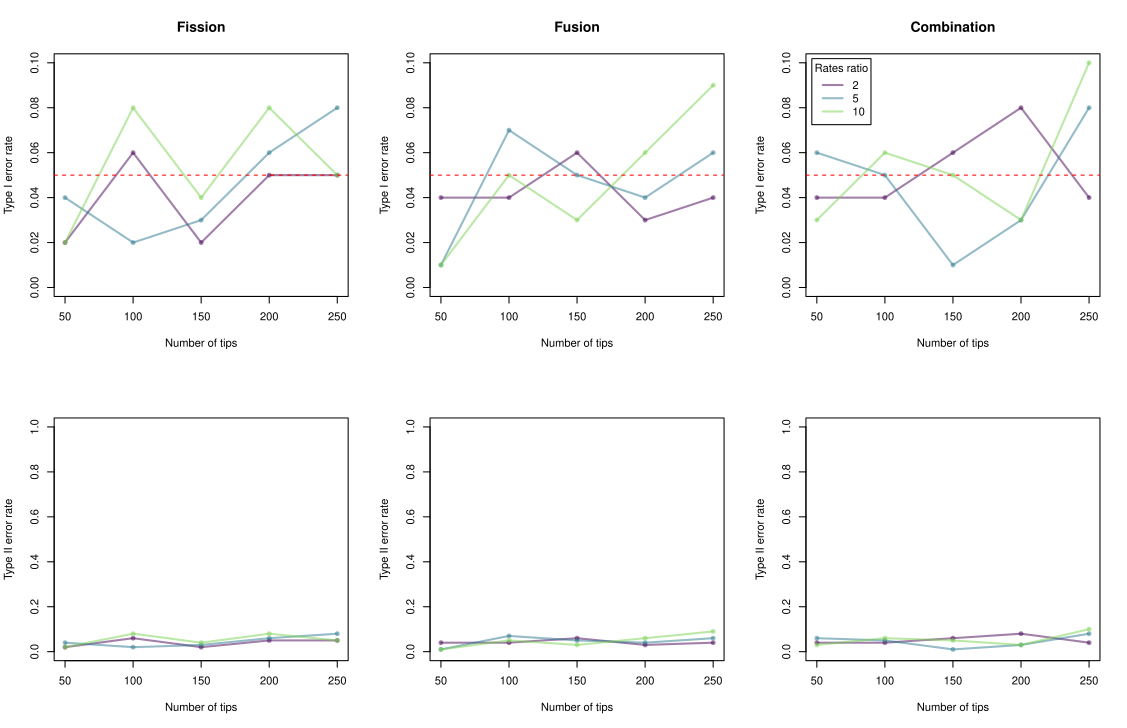

This chart was generated by the following R code:
# Terrence Sylvester
# pradakshanas@gmail.com
# 10 January 2022

# load libraries
library(coda)
library(stringr)

#### calculate significance ####
# get the list of files
files <- dir("../results/post.burnin/")
# only keep files that we want
files <- files[grep("post.burnin", files)]
files <- files[grep(paste("condition.3", sep = ""), files)]
# container to store p values
Sigtab <- as.data.frame(matrix(data = NA,
                               nrow = 15,
                               ncol = 6))
colnames(Sigtab) <- c("condition", "ntip","rr", "FissionSignificance", "FusionSignificance", "MeanRateSignificance")
# this will be used to get the post burnin from each MCMC run
pb.seq <- seq(from = 1, to = 5000, by = 50)
# read in data
for(i in 1:length(files)){
  dat <- read.csv(paste("../results/post.burnin/", files[i], sep = ""))
  # make tables to hold rates in each simulation
  tab <- as.data.frame(matrix(data = NA, nrow = 100, ncol = 3))
  # label columns
  colnames(tab) <- c("FissionPassZero", "FusionPassZero", "MeanRatepassZero")
  for(j in 1:100){
    # fission
    # calculate HPD interval
    HPD.fis <- HPDinterval(as.mcmc(dat$asc2[pb.seq[j]:(pb.seq[j] + 49)] - dat$asc1[pb.seq[j]:(pb.seq[j] + 49)]))
    if(HPD.fis[1] < 0 & HPD.fis[2] > 0){
      tab$FissionPassZero[j] <- 0
    }else{
      tab$FissionPassZero[j] <- 1
    }
    # fusion
    # calculate HPD interval
    HPD.fus <- HPDinterval(as.mcmc(dat$desc2[pb.seq[j]:(pb.seq[j] + 49)] - dat$desc1[pb.seq[j]:(pb.seq[j] + 49)]))
    if(HPD.fus[1] < 0 & HPD.fus[2] > 0){
      tab$FusionPassZero[j] <- 0
    }else{
      tab$FusionPassZero[j] <- 1
    }
    # combined
    # calculate HPD interval
    HPD.comb <- HPDinterval(as.mcmc((dat$asc2[pb.seq[j]:(pb.seq[j] + 49)] + dat$desc2[pb.seq[j]:(pb.seq[j] + 49)])/2  - (dat$asc1[pb.seq[j]:(pb.seq[j] + 49)] + dat$desc1[pb.seq[j]:(pb.seq[j] + 49)])/2))
    if(HPD.comb[1] < 0 & HPD.comb[2] > 0){
      tab$MeanRatepassZero[j] <- 0
    }else{
      tab$MeanRatepassZero[j] <- 1
    }
  }
  
  Sigtab$condition[i] <- as.numeric(str_replace_all(files[i], c("post.burnin." = "",
                                                                "tree50." = "",
                                                                "tree100." = "",
                                                                "tree150." = "",
                                                                "tree200." = "",
                                                                "tree250." = "",
                                                                "condition." = "",
                                                                ".rr.2.csv" = "",
                                                                ".rr.5.csv" = "",
                                                                ".rr.10.csv" = "")))
  
  Sigtab$ntip[i] <- as.numeric(str_replace_all(files[i], c("post.burnin." = "",
                                                           "condition.1." = "",
                                                           "condition.2." = "",
                                                           "condition.3." = "",
                                                           "condition.4." = "",
                                                           "condition.5." = "",
                                                           "condition.6." = "",
                                                           "tree" = "",
                                                           ".rr.2.csv" = "",
                                                           ".rr.5.csv" = "",
                                                           ".rr.10.csv" = "")))
  
  Sigtab$rr[i] <- as.numeric(str_replace_all(files[i], c("post.burnin." = "",
                                                         "condition.1." = "",
                                                         "condition.2." = "",
                                                         "condition.3." = "",
                                                         "condition.4." = "",
                                                         "condition.5." = "",
                                                         "condition.6." = "",
                                                         "tree50." = "",
                                                         "tree100." = "",
                                                         "tree150." = "",
                                                         "tree200." = "",
                                                         "tree250." = "",
                                                         "rr." = "",
                                                         ".csv" = "")))
  
  Sigtab$FissionSignificance[i] <- sum(tab$FissionPassZero) / 100
  Sigtab$FusionSignificance[i] <- sum(tab$FusionPassZero) / 100
  Sigtab$MeanRateSignificance[i] <- sum(tab$MeanRatepassZero) / 100
}
# re order ptab by tip number
Sigtab <- Sigtab[order(Sigtab$ntip),]
# keep onlu SigTab
rm(list = ls()[-c(which(ls() == "Sigtab"))]) 

#### calculate power ####
# get the list of files
files <- dir("../results/post.burnin/")
# only keep files that we want
files <- files[grep("post.burnin", files)]
files <- files[grep(paste("condition.3", sep = ""), files)]
# container to store p values
Ptab <- as.data.frame(matrix(data = NA,
                             nrow = 15,
                             ncol = 6))
colnames(Ptab) <- c("condition", "ntip","rr", "FissionSignificance", "FusionSignificance", "MeanRateSignificance")
# this will be used to get the post burnin from each MCMC run
pb.seq <- seq(from = 1, to = 5000, by = 50)
# read in data
for(i in 1:length(files)){
  dat <- read.csv(paste("../results/post.burnin/", files[i], sep = ""))
  # make tables to hold rates in each simulation
  tab <- as.data.frame(matrix(data = NA, nrow = 100, ncol = 3))
  # label columns
  colnames(tab) <- c("FissionPassZero", "FusionPassZero", "MeanRatepassZero")
  for(j in 1:100){
    # fission
    # calculate HPD interval
    HPD.fis <- HPDinterval(as.mcmc(dat$asc2[pb.seq[j]:(pb.seq[j] + 49)] - dat$asc1[pb.seq[j]:(pb.seq[j] + 49)]))
    if(HPD.fis[1] < 0 & HPD.fis[2] > 0){
      tab$FissionPassZero[j] <- 0
    }else{
      tab$FissionPassZero[j] <- 1
    }
    # fusion
    # calculate HPD interval
    HPD.fus <- HPDinterval(as.mcmc(dat$desc2[pb.seq[j]:(pb.seq[j] + 49)] - dat$desc1[pb.seq[j]:(pb.seq[j] + 49)]))
    if(HPD.fus[1] < 0 & HPD.fus[2] > 0){
      tab$FusionPassZero[j] <- 0
    }else{
      tab$FusionPassZero[j] <- 1
    }
    # combined
    # calculate HPD interval
    HPD.comb <- HPDinterval(as.mcmc((dat$asc2[pb.seq[j]:(pb.seq[j] + 49)] + dat$desc2[pb.seq[j]:(pb.seq[j] + 49)])/2  - (dat$asc1[pb.seq[j]:(pb.seq[j] + 49)] + dat$desc1[pb.seq[j]:(pb.seq[j] + 49)])/2))
    if(HPD.comb[1] < 0 & HPD.comb[2] > 0){
      tab$MeanRatepassZero[j] <- 0
    }else{
      tab$MeanRatepassZero[j] <- 1
    }
  }
  
  Ptab$condition[i] <- as.numeric(str_replace_all(files[i], c("post.burnin." = "",
                                                              "tree50." = "",
                                                              "tree100." = "",
                                                              "tree150." = "",
                                                              "tree200." = "",
                                                              "tree250." = "",
                                                              "condition." = "",
                                                              ".rr.2.csv" = "",
                                                              ".rr.5.csv" = "",
                                                              ".rr.10.csv" = "")))
  
  Ptab$ntip[i] <- as.numeric(str_replace_all(files[i], c("post.burnin." = "",
                                                         "condition.1." = "",
                                                         "condition.2." = "",
                                                         "condition.3." = "",
                                                         "condition.4." = "",
                                                         "condition.5." = "",
                                                         "condition.6." = "",
                                                         "tree" = "",
                                                         ".rr.2.csv" = "",
                                                         ".rr.5.csv" = "",
                                                         ".rr.10.csv" = "")))
  
  Ptab$rr[i] <- as.numeric(str_replace_all(files[i], c("post.burnin." = "",
                                                       "condition.1." = "",
                                                       "condition.2." = "",
                                                       "condition.3." = "",
                                                       "condition.4." = "",
                                                       "condition.5." = "",
                                                       "condition.6." = "",
                                                       "tree50." = "",
                                                       "tree100." = "",
                                                       "tree150." = "",
                                                       "tree200." = "",
                                                       "tree250." = "",
                                                       "rr." = "",
                                                       ".csv" = "")))
  
  Ptab$FissionSignificance[i] <- sum(tab$FissionPassZero) / 100
  Ptab$FusionSignificance[i] <- sum(tab$FusionPassZero) / 100
  Ptab$MeanRateSignificance[i] <- sum(tab$MeanRatepassZero) / 100
}
# re order ptab by tip number
Ptab <- Ptab[order(Ptab$ntip),]
# keep onlu SigTab and Ptab
rm(list = ls()[-c(which(ls() %in% c("Sigtab", "Ptab")))]) 
# plot
{
  par(mfrow = c(2,3))
  #set colours and point types
  col <- viridis::viridis(3, alpha = 0.5, end = 0.8)
  
  ## Type I error rate Fission
  plot(x = NULL,
       y = NULL,
       xlim = c(50,250),
       ylim = c(0,0.1),
       ylab = "Type I error rate",
       xlab = "Number of tips",
       main = "Fission") 
  
  for(i in 1:3){
    # plot condition 2
    lines(x = Sigtab$ntip[Sigtab$rr == sort(unique(Sigtab$rr))[i]],
          y = Sigtab$FissionSignificance[Sigtab$rr == sort(unique(Sigtab$rr))[i]],
          pch = 16,
          type = "o", lwd = 2,
          col = col[i])
    
  }
  # add 0.05 p value cut off
  abline(h = 0.05, col = "red", lty = 2)
  
  ## Type I error rate Fusion
  plot(x = NULL,
       y = NULL,
       xlim = c(50,250),
       ylim = c(0,0.1),
       ylab = "Type I error rate",
       xlab = "Number of tips",
       main = "Fusion") 
  
  for(i in 1:3){
    # plot condition 2
    lines(x = Sigtab$ntip[Sigtab$rr == sort(unique(Sigtab$rr))[i]],
          y = Sigtab$FusionSignificance[Sigtab$rr == sort(unique(Sigtab$rr))[i]],
          pch = 16,
          type = "o", lwd = 2,
          col = col[i])
    
  }
  # add 0.05 p value cut off
  abline(h = 0.05, col = "red", lty = 2)
  
  ## Type I error rate MeanRateCombined
  plot(x = NULL,
       y = NULL,
       xlim = c(50,250),
       ylim = c(0,0.1),
       ylab = "Type I error rate",
       xlab = "Number of tips",
       main = "Combination") 
  
  for(i in 1:3){
    # plot condition 2
    lines(x = Sigtab$ntip[Sigtab$rr == sort(unique(Sigtab$rr))[i]],
          y = Sigtab$MeanRateSignificance[Sigtab$rr == sort(unique(Sigtab$rr))[i]],
          pch = 16,
          type = "o", lwd = 2,
          col = col[i])
    
  }
  # add legend
  legend("topleft",inset=.02,
         legend=c("2",
                  "5",
                  "10"),
         col=col, 
         lty=1,
         cex=1,
         lwd = 2,title = "Rates ratio")
  
  # add 0.05 p value cut off
  abline(h = 0.05, col = "red", lty = 2)
  
  ## Type II error rate fission
  plot(x = NULL,
       y = NULL,
       xlim = c(50,250),
       ylim = c(0,1),
       ylab = "Type II error rate",
       xlab = "Number of tips") 
  
  for(i in 1:3){
    # plot condition 2
    lines(x = Ptab$ntip[Ptab$rr == sort(unique(Ptab$rr))[i]],
          y = Ptab$FissionSignificance[Ptab$rr == sort(unique(Ptab$rr))[i]],
          pch = 16,
          type = "o", lwd = 2,
          col = col[i])
    
  }
  
  ## Type II error rate fusion
  plot(x = NULL,
       y = NULL,
       xlim = c(50,250),
       ylim = c(0,1),
       ylab = "Type II error rate",
       xlab = "Number of tips") 
  
  for(i in 1:3){
    # plot condition 2
    lines(x = Ptab$ntip[Ptab$rr == sort(unique(Ptab$rr))[i]],
          y = Ptab$FusionSignificance[Ptab$rr == sort(unique(Ptab$rr))[i]],
          pch = 16,
          type = "o", lwd = 2,
          col = col[i])
    
  }
  
  ## Type II error rate MeanRateCombined
  plot(x = NULL,
       y = NULL,
       xlim = c(50,250),
       ylim = c(0,1),
       ylab = "Type II error rate",
       xlab = "Number of tips") 
  
  for(i in 1:3){
    # plot condition 2
    lines(x = Ptab$ntip[Ptab$rr == sort(unique(Ptab$rr))[i]],
          y = Ptab$MeanRateSignificance[Ptab$rr == sort(unique(Ptab$rr))[i]],
          pch = 16,
          type = "o", lwd = 2,
          col = col[i])
    
  }
}
